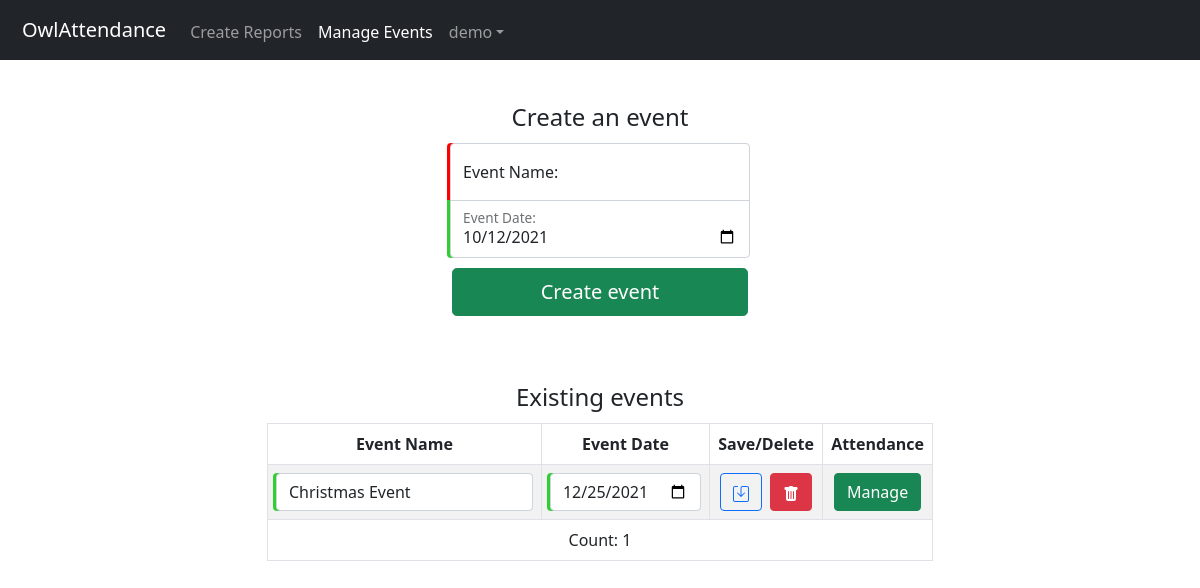
Screenshot of /events (signed in) with the database file from the repository.
### app/models.py (models this page shows, shortened)
class Users(db.Model, UserMixin):
    user_id = db.Column(db.INT, name='UserID', primary_key=True)
    username = db.Column(db.CHAR(25), name='Username', index=True, unique=True)
    password_hash = db.Column(db.CHAR(100), name='PasswordHash')

class Event(db.Model):
    event_id = db.Column(db.INT, name='EventID', primary_key=True)
    event_name = db.Column(db.VARCHAR(250), name='EventName', nullable=False)
    event_date = db.Column(db.DATE, name='EventDate', nullable=False, index=True, default=date.today())
    attendance = db.relationship('Student', secondary=attendance, lazy='dynamic', backref=db.backref('events', lazy=True))
    def get_date(self):
        return self.event_date.strftime('%m/%d/%Y')

### app/routes.py (the view, shortened to what this page needs)
@app.route('/events', methods=['GET', 'POST'])
@login_required
def events():
    form = EventsForm()
    event_list = get_event_list()
    return render_template('admin/events.html', title='Manage Events', form=form,
                           event_list=event_list, count=len(event_list))

### app/forms.py (shortened to what this page needs)
class EventsForm(FlaskForm):
    event_name = StringField('Event Name:', validators=[DataRequired('Please enter an event name.'), Length(-1, 250, 'The event name is too long.')], render_kw={'class': 'form-control field-top', 'required': True, 'autocomplete': 'off', 'maxlength': '250'})
    event_date = DateField('Event Date:', validators=[DataRequired('Please enter a valid event date.')], render_kw={'class': 'form-control field-bot', 'required': True, 'autocomplete': 'off', 'min': '1950-01-01', 'max': '2950-12-31'}, default=date.today)
    submit = SubmitField('Create event')

### app/events.py (called while the page is built)
def get_event_list(asc=True):
    order = Event.event_date.asc if asc else Event.event_date.desc
    return Event.query.order_by(order()).all()

### app/models.py (called while the page is built)
@login.user_loader
def load_user(id):
    return Users.query.get(int(id))

### app/templates/admin/events.html (shortened to what this page needs)
{% extends "admin/base_admin.html" %}
{% block content %}
    <link rel="stylesheet" type="text/css" href="/static/css/table.css">
    <fieldset class="fieldset">
        <legend>Create an event</legend>
        {% include 'main/form.html' %}
    </fieldset>
    <br><br>
    <fieldset class="center table-responsive">
        <legend>Existing events</legend>
        <table class="table table-striped table-bordered align-top">
            {% if event_list[0] %}
                <thead>
                    <tr>
                        <th>Event Name</th>
                        <th>Event Date</th>
                        <th>Save/Delete</th>
                        <th>Attendance</th>
                    </tr>
                </thead>
                <tbody>
                    {% for row in event_list %}
                        <form action="" method="post">
                            <tr>
                                <td><input class="form-control" type="text" name="event_name" value="{{ row.event_name }}" autocomplete="off" maxlength="250" required></td>
                                <td><input class="form-control" type="date" name="event_date" value="{{ row.event_date }}" autocomplete="off" min="1950-01-01" max="2950-12-31" required></td>
                                <td>
                                    {% set modal_title = 'Delete event "'+row.event_name+'" ('+row.get_date()+')?' %}
                                    {% set modal_body = 'This will also delete all attendance records for this event.' %}
                                    {% set modal_id = row.event_id %}
                                    <button type="submit" class="btn btn-outline-primary" name="save_{{ row.event_id }}">
                                    </button>
                                    <button type="button" class="btn btn-danger" data-bs-toggle="modal" data-bs-target="#deleteModal{{ modal_id }}">
                                    </button>
                                </td>
                                <td>
                                    <a class="btn btn-success" href="{{ url_for('attendance', event_id=row.event_id) }}">Manage</a>
                                </td>
                            </tr>
                        </form>
                    {% endfor %}
                    <tr><td colspan="4">Count: {{ count }}</td></tr>
                </tbody>
            {% else %}
                <tr><td colspan="4">No existing events found.</td></tr>
            {% endif %}
        </table>
    </fieldset>
{% endblock %}

### app/templates/admin/base_admin.html (shortened to what this page needs)
{% extends "main/base.html" %}
{% block header %}
    <link rel="stylesheet" type="text/css" href="/static/css/nav.css">
    <header>
        <nav class="navbar navbar-expand-md navbar-dark bg-dark">
            <div class="container-fluid">
                <span class="navbar-brand mb-0 h1">OwlAttendance</span>
                <div class="collapse navbar-collapse" id="navbar">
                    <div class="navbar-nav me-auto mt-1">
                        <a class="nav-link {% if title == 'Create Reports' %}active{% endif %}" href="{{ url_for('reports') }}">Create Reports</a>
                        <a class="nav-link {% if title == 'Manage Events' %}active{% endif %}" href="{{ url_for('events') }}">Manage Events</a>
                        <li class="nav-item dropdown">
                            <a class="nav-link dropdown-toggle" href="#" id="navbarDropdownMenuLink" role="button" data-bs-toggle="dropdown" aria-expanded="false">{{ current_user.username }}</a>
                        </li>
                    </div>
                </div>
            </div>
        </nav>
    </header><br>
{% endblock %}

### app/static/css/style.css (style rules this page uses)
body { text-align: center; }
.btn { margin: 0 2px; }
.fieldset { width: 100%; max-width: 330px; padding: 15px; margin: auto; }
.fieldset .field-top, .fieldset .field-mid { margin-bottom: -1px; border-bottom-left-radius: 0; border-bottom-right-radius: 0; }
.fieldset .field-bot, .fieldset .field-mid { border-top-left-radius: 0; border-top-right-radius: 0; }
.fieldset .field-bot, .fieldset .field { margin-bottom: 10px; }
.form-control, .form-select { min-width: 150px; }
.form-control:valid, .form-select:valid, .checkbox { box-shadow: -3px 0 0 limegreen !important; }
.form-control:invalid, .form-select:invalid, .checkbox-invalid { box-shadow: -3px 0 0 red !important; }
.center { max-width: 330px; margin-left: auto; margin-right: auto; }

### app/static/css/nav.css (style rules this page uses)
nav { padding: 10px; }
.nav-link { color: #999; }

### app/static/css/table.css (style rules this page uses)
.center.table-responsive, .alert { max-width: 768px; }
.center.table-responsive { margin-bottom: 100px; max-width: max-content; }

### rows the page displays
Users: username "demo"
Event: event_name "Christmas Event", event_date "12/25/2021"

### other values shown
{{ count }} "1"
